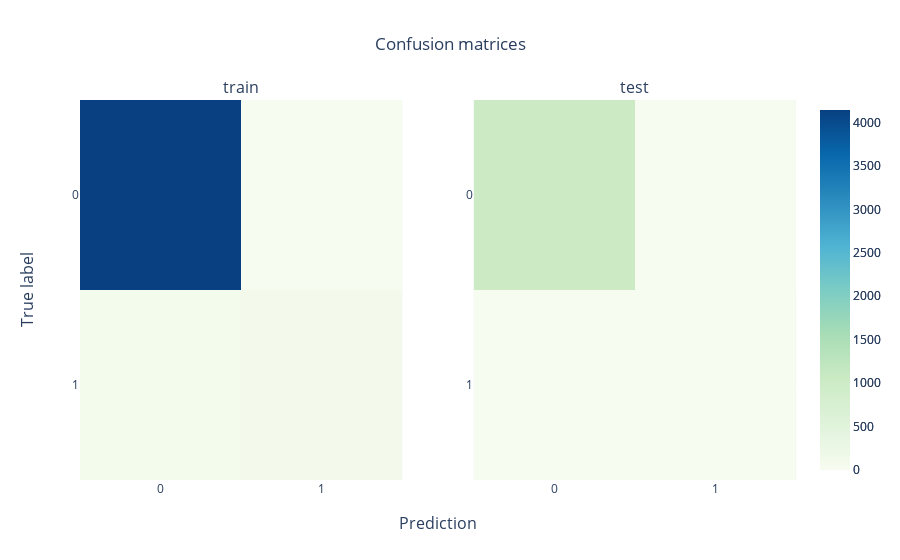

This figure's notebook cell:
### Code cell
# Visualize confusion matrices
from plotly.subplots import make_subplots
cm_train = confusion_matrix(y_train, Y_train_pred)
cm_test = confusion_matrix(y_test, Y_test_pred)

fig = make_subplots(rows = 1, cols = 2, subplot_titles = ("train", "test"), 
                    x_title = 'Prediction', y_title = 'True label')
fig.update_layout(
        title = go.layout.Title(text = "Confusion matrices", x = 0.5))
fig.update_yaxes(autorange='reversed')
fig.add_trace(
    go.Heatmap(
        name = 'train',
        x = ['0', '1'], 
        y = ['0', '1'], 
        z = cm_train,
        colorscale = 'gnbu',
        zmin = 0,
        zmax = max(cm_train.max(), cm_test.max())
    ),
    row = 1,
    col = 1
)  
fig.add_trace(
    go.Heatmap(
        name = 'test',
        x = ['0', '1'], 
        y = ['0', '1'], 
        z = cm_test,
        colorscale = 'gnbu',
        zmin = 0,
        zmax = max(cm_train.max(), cm_test.max())
    ),
    row = 1,
    col = 2
)

### Figure 1 — Plotly figure (JSON) as saved in the notebook; plotly's stock layout.template omitted (floating-point values rounded to 4 significant figures)
{"data": [{"colorscale": [[0, "rgb(247,252,240)"], [0.125, "rgb(224,243,219)"], [0.25, "rgb(204,235,197)"], [0.375, "rgb(168,221,181)"], [0.5, "rgb(123,204,196)"], [0.625, "rgb(78,179,211)"], [0.75, "rgb(43,140,190)"], [0.875, "rgb(8,104,172)"], [1, "rgb(8,64,129)"]], "name": "train", "type": "heatmap", "x": ["0", "1"], "xaxis": "x", "y": ["0", "1"], "yaxis": "y", "z": [[4144, 14], [79, 91]], "zmax": 4144, "zmin": 0}, {"colorscale": [[0, "rgb(247,252,240)"], [0.125, "rgb(224,243,219)"], [0.25, "rgb(204,235,197)"], [0.375, "rgb(168,221,181)"], [0.5, "rgb(123,204,196)"], [0.625, "rgb(78,179,211)"], [0.75, "rgb(43,140,190)"], [0.875, "rgb(8,104,172)"], [1, "rgb(8,64,129)"]], "name": "test", "type": "heatmap", "x": ["0", "1"], "xaxis": "x2", "y": ["0", "1"], "yaxis": "y2", "z": [[1033, 7], [27, 15]], "zmax": 4144, "zmin": 0}], "layout": {"annotations": [{"font": {"size": 16}, "showarrow": false, "text": "train", "x": 0.225, "xanchor": "center", "xref": "paper", "y": 1, "yanchor": "bottom", "yref": "paper"}, {"font": {"size": 16}, "showarrow": false, "text": "test", "x": 0.775, "xanchor": "center", "xref": "paper", "y": 1, "yanchor": "bottom", "yref": "paper"}, {"font": {"size": 16}, "showarrow": false, "text": "Prediction", "x": 0.5, "xanchor": "center", "xref": "paper", "y": 0, "yanchor": "top", "yref": "paper", "yshift": -30}, {"font": {"size": 16}, "showarrow": false, "text": "True label", "textangle": -90, "x": 0, "xanchor": "right", "xref": "paper", "xshift": -40, "y": 0.5, "yanchor": "middle", "yref": "paper"}], "title": {"text": "Confusion matrices", "x": 0.5}, "xaxis": {"anchor": "y", "domain": [0, 0.45]}, "xaxis2": {"anchor": "y2", "domain": [0.55, 1]}, "yaxis": {"anchor": "x", "autorange": "reversed", "domain": [0, 1]}, "yaxis2": {"anchor": "x2", "autorange": "reversed", "domain": [0, 1]}}}
